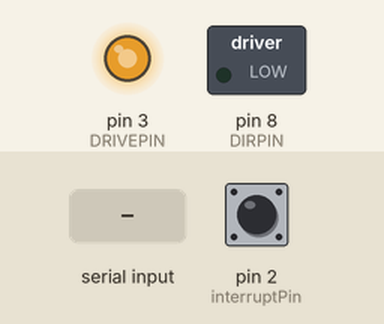
Simulated run of this sketch. Board: Arduino Uno, built with avr-gcc and run on an emulated ATmega328P. Parts: switched loads named in the sketch (green lamp = pin HIGH), output pins drawn as LEDs (lit = HIGH). Inputs (shaded band) come from the test bench; at power-on: pin 2 (interruptPin) HIGH.

Above: at 11.2 s.
11.3 s: "s90\n" received over Serial
At 12.5 s:
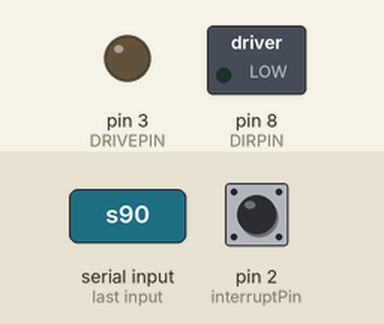
12.8 s: "h90\n" received over Serial
At 13.8 s:
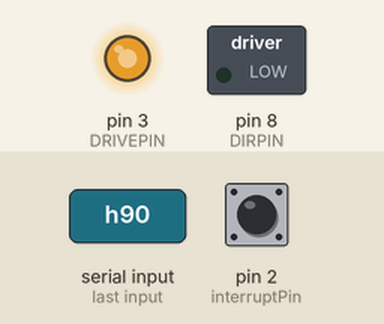
Timing chart, 0 to 15.8 s (numbered marks = the images above; inputs shaded):
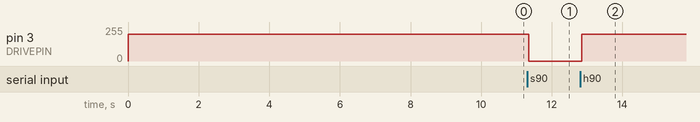

The sketch:

large_actuator_test.ino
```cpp
#define DIRPIN    8
#define DRIVEPIN  3
#define CSPIN     14          //current sense pin

#define BUADRATE 115200

char inString[32];              // Serial command buffer
bool serialEcho = false;

const byte interruptPin = 2;    //HW interupt pin
volatile int state = 0;       // where we are in travel
bool currDir = 1;                 // holds current direction
int targetState =0;               //where we want to go
bool nowMoving = false;

unsigned long now_t, prev_t, delta_t;  //timers

void setup() {
  pinMode(DIRPIN, OUTPUT); pinMode(DRIVEPIN, OUTPUT);
  pinMode(interruptPin, INPUT_PULLUP);
  attachInterrupt(digitalPinToInterrupt(interruptPin), enc, CHANGE );

  Serial.begin(BUADRATE);
  goHome();
}

void loop() {
  now_t = millis();
  if(now_t < prev_t){delta_t = now_t + (4294967295 - prev_t);} //millis rollover check
  else{delta_t = now_t - prev_t;}

  serialCheck();
 // if(now_t % 300 == 0){ printPos();}//Serial.print(state); Serial.print(" <state  direction> ");Serial.println(currDir);}
  chkTarget();
  prev_t = now_t;
}
// encoder function **************************************************
void enc(){
  if(currDir == 0){state -= 1;} else{state +=1;}
}

// motor functions ***************************************************
void goHome(){
  moveMotor(0,200);
  delay(10000);
  state =0;
  /*
  int prev_state = state;
  bool loopin = true;
  while(loopin){
    prev_state = state;
    delay(10);
    if(prev_state == state){state =0; loopin = false;}
  }
  */
}
void moveMotor(bool dir,int mSpeed){       //dir 1= out, 0 = in, speed 0-254
  currDir = dir;
  digitalWrite(DIRPIN,dir);
  analogWrite(DRIVEPIN, mSpeed);
}
void moveMotorTo(int targetPos, int mSpeed){
  if(targetPos == state){return;}
  else if(targetPos > state){nowMoving = true; targetState = targetPos; moveMotor(1, mSpeed);}
  else if(targetPos < state){nowMoving = true; targetState = targetPos; moveMotor(0, mSpeed);}
}
void chkTarget(){                       // check to see if at target then stop
  if(nowMoving == true){
    if(state == targetState){ haltMotor(); nowMoving = false;}
    //else{adjustSpeed();}
  }
}
int disToGo(){                      // calculate how far to target and adjust speed
  return targetState - state;
}
void adjustSpeed(){
  int dis = abs(disToGo());

  if(dis < 42 && dis > 40){moveMotorTo(targetState, dis);}
  /*
  if (dis > 0){ // going outward
      moveMotorTo(targetState, sqrt(2.0 * dis ));
  }
  else {           // going inward
  moveMotorTo(targetState, -sqrt(2.0 * -dis));

  }
  */
}


void haltMotor(){
  digitalWrite(DRIVEPIN, 0);
}
// Serial functions **************************************************
void printPos(){
  Serial.println(state);
}

bool serialCheck() {
  int i=0;
  if (Serial.available()) {
    delay(50);
    while(Serial.available()) {
      inString[i++] = Serial.read();
    }
    inString[i++]='\0';
    if (serialEcho) {
      Serial.println(inString);
    }
    commandParser(inString);
    return true;
  }
  return false;
}

void commandParser(char * command){
  int i =0;
  if(command[i] == 'h'){goHome();} // home command
  else if(command[i] == 'q'){printPos();}
  else if(command[i] == 's'){haltMotor();}
  else if(command[i] == 'g'){
    char one_str[11]={}; int x =0; long one_l = 0;
    char two_str[11]={}; int y =0; long two_l =0;
    char three_str[11]={};  int z =0; long three_l =0;
    while(command[i] != '/' && i<32) {
      i++;
      one_str[x] = command[i];
      x++;
    }
    one_str[x+1] = '\0';
    one_l = atol(one_str);


    i++;  // skip the forward slash

    while(command[i] != '/' && i<32) {
      two_str[y] = command[i];
      i++;
      y++;
    }
    two_str[y+1] = '\0';
    two_l = atol(two_str);


    i++;  // skip the forward slash

    while(command[i] != '/' && i<32) {
      three_str[z] = command[i];
      i++;
      z++;
    }
    three_str[z+1] = '\0';
    three_l = atol(three_str);

   // moveMotor(bool(one_l),int(two_l));
   moveMotorTo(int(one_l),int(two_l));

  }
} // end commandParser()
```

Measured:
- after the input at 11.3 s, pin 3 (DRIVEPIN): 200/255 → 0/255 after 0.05 s
- after the input at 12.8 s, pin 3 (DRIVEPIN): 0/255 → 200/255 after 0.05 s
